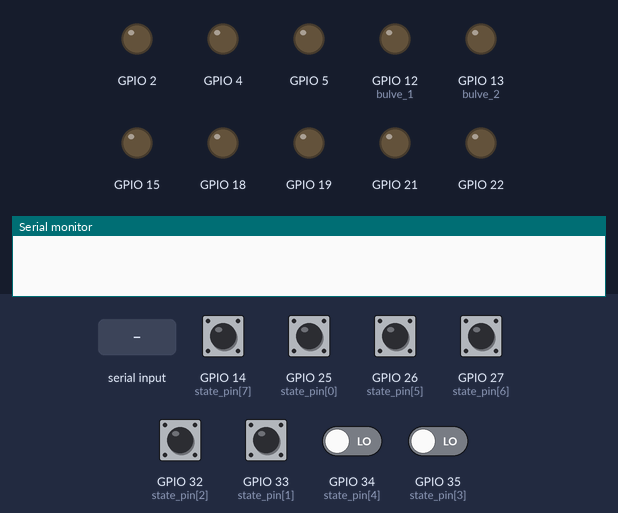
Simulated run of this sketch. Board: ESP32. Shown: output pins drawn as LEDs (lit = HIGH), the last lines printed to the serial monitor. The test bench sets the inputs (shaded band); at power-on: GPIO 14 (state_pin[7]), GPIO 25 (state_pin[0]), GPIO 26 (state_pin[5]), GPIO 27 (state_pin[6]), GPIO 32 (state_pin[2]), GPIO 33 (state_pin[1]) HIGH, GPIO 34 (state_pin[4]), GPIO 35 (state_pin[3]) LOW.

Above: at 1.2 s.
1.3 s: "1" received over the second serial link
At 2.3 s:
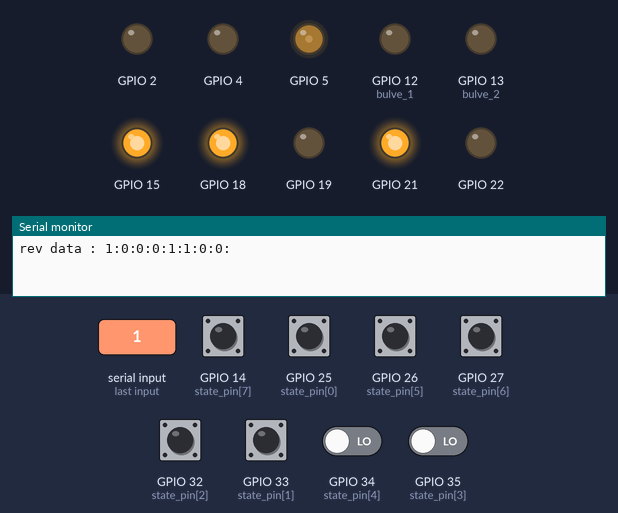
2.8 s: "0" received over the second serial link
At 3.7 s:
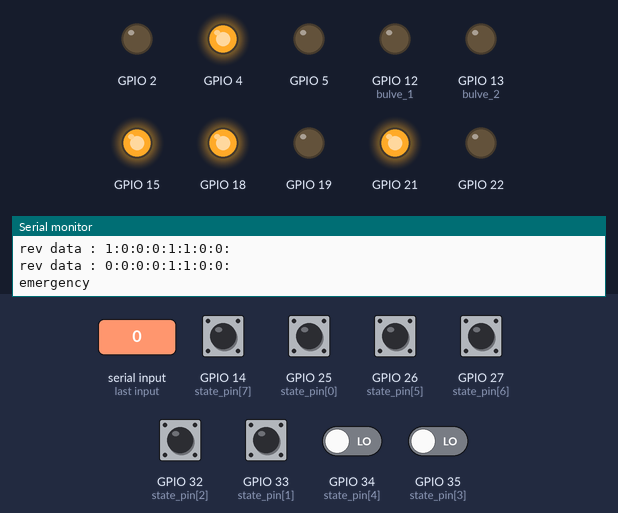
4.3 s: "2" received over the second serial link
At 4.6 s:
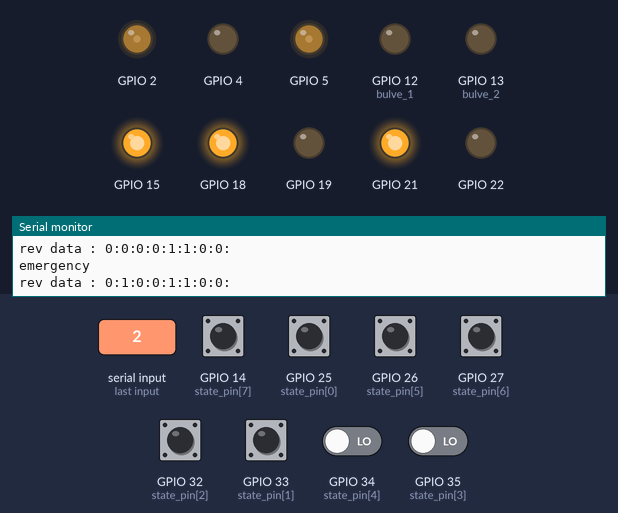
Timing chart, 0 to 7.3 s (numbered marks = the images above; inputs shaded):
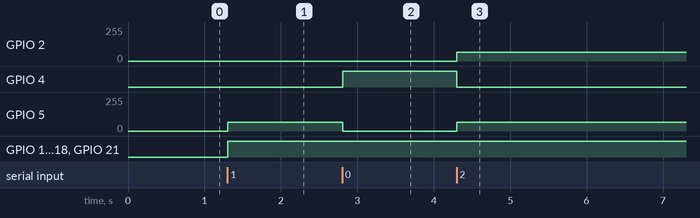

Measured:
- after the input at 1.3 s, GPIO 5: 0/255 → 64/255 at once; GPIO 15, GPIO 18, GPIO 21: LOW → HIGH at once
- after the input at 2.8 s, GPIO 4: LOW → HIGH at once; GPIO 5: 64/255 → 0/255 at once
- after the input at 4.3 s, GPIO 2, GPIO 5: 0/255 → 64/255 at once; GPIO 4: HIGH → LOW at once

The sketch:

slave.ino
```cpp
#include <Arduino.h>

#include "CytronMD.h"

HardwareSerial Serial_hd(2);
#define pwm_1 2                                // pin指定
#define pwm_2 5                                // pin指定
#define pwm_3 19                               // pin指定
#define pwm_4 22                               // pin指定
#define dir_1 15                               // pin指定
#define dir_2 4                                // pin指定
#define dir_3 18                               // pin指定
#define dir_4 21                               // pin指定
CytronMD motor_1 = CytronMD(pwm_1, dir_1, 1);  //lack
CytronMD motor_2 = CytronMD(pwm_2, dir_2, 2);  //ere
CytronMD motor_3 = CytronMD(pwm_3, dir_3, 3);  //手前射出
CytronMD motor_4 = CytronMD(pwm_4, dir_4, 4);  //奥射出
#define bulve_1 12
#define bulve_2 13

#define data_len 8
int state_pin[8] = { 25, 33, 32, 35, 34, 26, 27, 14 };
bool motor_direction[4] = {  //switch4~7と連動
  0, 0, 0, 0
};  // モーターの回転方向, 0=reverse, 1=straight
bool switch_state[8];

void shot(bool);
//void send_switch_state();
void set_motor_dir();
// bool data_send(byte *);
bool *data_receive();


void setup() {
  Serial.begin(115200);  // デバック用
  Serial_hd.begin(115200);
  for (int i = 0; i < 8; i++) {
    if (i == 3 || i == 4)pinMode(state_pin[i], INPUT);
    else pinMode(state_pin[i], INPUT_PULLUP);
  }
  pinMode(bulve_1, OUTPUT);
  pinMode(bulve_2, OUTPUT);
  while (Serial_hd.available())Serial_hd.read();
}


bool old_bulve_2 = 0;

void loop() {
  //   send_switc/h_state();
  delay(10);
  for (int i = 0; i < 8; i++) {
    switch_state[i] = digitalRead(state_pin[i]);
  }
  bool *rev_data = data_receive();
  if (rev_data == NULL) return;
  if (rev_data[0] == 0) { //emergency stop
    motor_1.motor(0);
    motor_2.motor(0);
    motor_3.motor(0);
    motor_4.motor(0);
    Serial.println("emergency");
    while (data_receive() == NULL)
      ;
  }
  if (rev_data[1]) motor_1.motor(32 * (2 * switch_state[0] - 1)); //lack
  else if (rev_data[2]) motor_1.motor(-32 * (2 * switch_state[0] - 1));
  else motor_1.motor(0);

  if (rev_data[3]) motor_2.motor(32 * (2 * switch_state[1] - 1)); //ere
  else if (rev_data[4]) motor_2.motor(-32 * (2 * switch_state[1] - 1));
  else motor_2.motor(0);

  if (rev_data[5]) digitalWrite(bulve_1, !switch_state[2]);  //arm deploy
  else digitalWrite(bulve_1, switch_state[2] );

  static bool is_bulve_open = 0;
  bool bulve_2_state = rev_data[6];
  if (old_bulve_2 == 0 && bulve_2_state == 1) {
    is_bulve_open = !is_bulve_open;
  }
  digitalWrite(bulve_2, is_bulve_open);
  old_bulve_2 = bulve_2_state;

  bool shot_state = rev_data[7];
  shot(shot_state);
}

// void send_switch_state() {
//   Serial.print("state=");
//   for (int i = 0; i < 8; i++) {
//     switch_state[i] = digitalRead(state_pin[i]);
//     Serial.printf("%d:", switch_state[i]);
//   }
//   for (int i = 4; i < 8; i++) {
//     motor_direction[i] = switch_state[i];
//   }

//   Serial.println("");
//   byte switch_val;
//   byte num_base = 1;
//   for (byte i = 0; i < 8; i++) {
//     switch_val += num_base * switch_state[i];
//     num_base *= 2;
//   }
//   byte send_data[data_len];
//   send_data[0] = 255;                    //motor_dir
//   send_data[data_len - 1] = switch_val;  //motor_dir
//   if (Serial_hd.available()) {
//     bool result = data_send(send_data);
//     if (result) Serial.println("Send success!!!");
//     else Serial.println("failed");
//   }
//   else Serial.println("failed");
// }
```

CytronMD.cpp
```cpp
#include "CytronMD.h"

#include "Arduino.h"

CytronMD::CytronMD(byte Pwm, byte Dir, byte Ch) {
  pwm = Pwm;
  dir = Dir;
  ch = Ch;
  pinMode(dir, OUTPUT);
  ledcSetup(ch, 10000, 7);  // 10kHz、7bit
  ledcAttachPin(pwm, ch);
}

void CytronMD::motor(int speed) {
  //-127〜127で速度と方向を指定
  if (speed < 0) {
    digitalWrite(dir, 0);
  } else {
    digitalWrite(dir, 1);
  }
  ledcWrite(ch, abs(speed));
}
```

CytronMD.h
```cpp
#include <Arduino.h>

class CytronMD {
 public:
  CytronMD(byte Pwm, byte Dir, byte Ch);
  void motor(int speed);

 protected:
  byte pwm;
  byte dir;
  byte ch;
};
```

hdserial.ino
```cpp
// bool send_status=0;

// bool data_send(byte *data) {
//   if(Serial_hd.read()==5 ) send_status=0;
//   if(send_status) return 0;

//   while(Serial_hd.available())Serial_hd.read();
//   byte timeout_count = 100;
//   while (!Serial_hd.available()) {
//     delay(1);
//     timeout_count--;
//     if (timeout_count == 0) return false;
//   }
//   if (Serial_hd.read() != 5) return false;
//   int state = 1;
//   byte resend_count = 5;  //5回までは再送可能
//   while (state != 3) {
//     while (Serial_hd.available()) Serial_hd.read();  //いらないデータを破棄
//     Serial_hd.write(state);
//     Serial_hd.write(data, data_len);
//     byte wait_timeout_count = 255;
//     while (!Serial_hd.available()) {
//       wait_timeout_count--;
//       if (wait_timeout_count == 0) return 0;
//     }
//     state = 3;  //ok
//     resend_count--;
//     for (int i = 0; i < data_len; i++) {
//       byte res = Serial_hd.read();
//       if (data[i] != res) {
//         state = 2;  //re
//         while (Serial_hd.available()) Serial_hd.read();
//         break;
//       }
//     }
//     Serial_hd.write(state);
//     if (state == 3) return 1;
//     if (resend_count == 0) return 0;
//   }
// }

// byte *data_receive() {
//   while (!Serial_hd.available()) {
//     return NULL;
//   }
//   int state = 1;
//   static byte data[data_len];

//   while (state != 3) {
//     state = Serial_hd.read();
//     for (int i = 0; i < data_len; i++) {
//       data[i] = Serial_hd.read();
//       Serial_hd.write(data[i]);
//     };
//     byte timeout_count = 255;
//     while (!Serial_hd.available()) {
//       timeout_count--;
//       if (timeout_count == 0) return NULL;
//     }
//     state = Serial_hd.read();
//     if (state == 3) {
//       Serial.print("rev data=");
//       for (byte i = 0; i < data_len; i++) {
//         Serial.printf("%d:", data[i]);
//       }
//       Serial.println();
//       return data;
//     }
//     if (timeout_count == 0) return NULL;
//   }
// }

bool *data_receive() {
  if (!Serial_hd.available()) return NULL;
  byte raw_data;
  while (Serial_hd.available()) raw_data = Serial_hd.read();
  static bool return_data[8];
  Serial.print("rev data : ");
  for (byte i = 0; i < 8; i++) {
    return_data[i] = raw_data % 2;
    raw_data /= 2;
    Serial.printf("%d:",return_data[i]);
  }
  Serial.println();
  return return_data;
}
```

motor.ino
```cpp
void shot(bool is_on) {
  if (is_on) {
    motor_4.motor(127 * (2 * switch_state[3] - 1));
    delay(1000);
    motor_3.motor(127 * (2 * switch_state[2] - 1));
    delay(1000);
  } else {
    motor_3.motor(0);
    motor_4.motor(0);
  }
}
```
